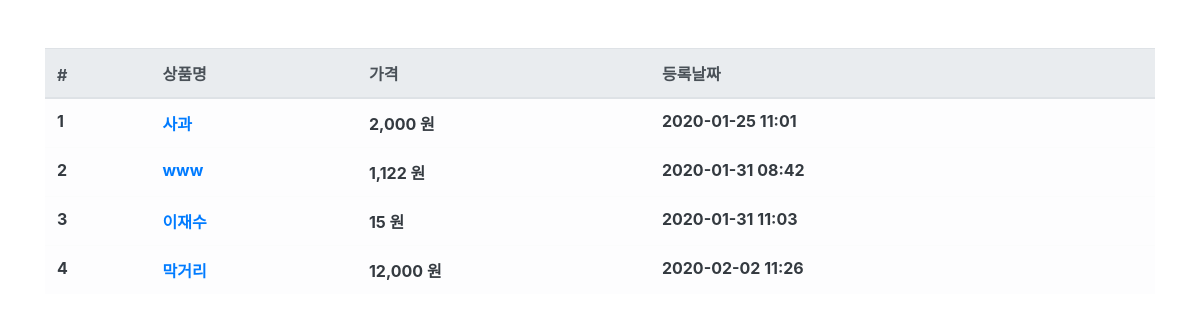
The app's page /product/ with its own data.
### product/models.py (models this page shows, shortened)
class Product(models.Model):
    name = models.CharField(max_length=256, verbose_name='상품명')
    price = models.IntegerField(verbose_name='상품가격')
    description = models.TextField(verbose_name='상품설명')
    stock = models.IntegerField(verbose_name='재고')
    register_date = models.DateTimeField(
        auto_now_add=True, verbose_name='등록날짜')
    class Meta:
        db_table = 'HTMmall_product'
        verbose_name = '상품'
        verbose_name_plural = '상품'

### product/views.py (the view)
# urls.py: path('product/', ProductList.as_view()),
class ProductList(ListView):
    model = Product
    template_name = 'product.html'
    context_object_name = 'product_list'

### product/templates/product.html (shortened to what this page needs)
{% extends "base.html" %} {% load humanize %}  {% block contents %}
<div class="row mt-5">
  <div class="col-12">
    <table class="table table-light">
      <thead class="thead-light">
        <tr>
          <th scope="col">#</th>
          <th scope="col">상품명</th>
          <th scope="col">가격</th>
          <th scope="col">등록날짜</th>
        </tr>
      </thead>
      <tbody class="text-dark">
        {% for product in product_list %}
        <tr>
          <th scope="row">{{ product.id }}</th>
          <th>
            <a
              id="product-{{ product.id }}"
              onmouseenter="product_detail({{ product.id }});"
              onmouseleave="product_leave({{ product.id }});"
              href="/product/{{ product.id }}"
              >{{ product.name }}</a
            >
          </th>
          <th>{{ product.price|intcomma }} 원</th>
          <th>{{ product.register_date|date:'Y-m-d H:i' }}</th>
        </tr>
        {% endfor %}
      </tbody>
    </table>
  </div>
</div>
{% endblock %}

### records on screen
Product: id "1", name "사과", price "2,000", register_date "2020-01-25 11:01"
Product: id "2", name "www", price "1,122", register_date "2020-01-31 08:42"
Product: id "3", name "이재수", price "15", register_date "2020-01-31 11:03"
Product: id "4", name "막거리", price "12,000", register_date "2020-02-02 11:26"
